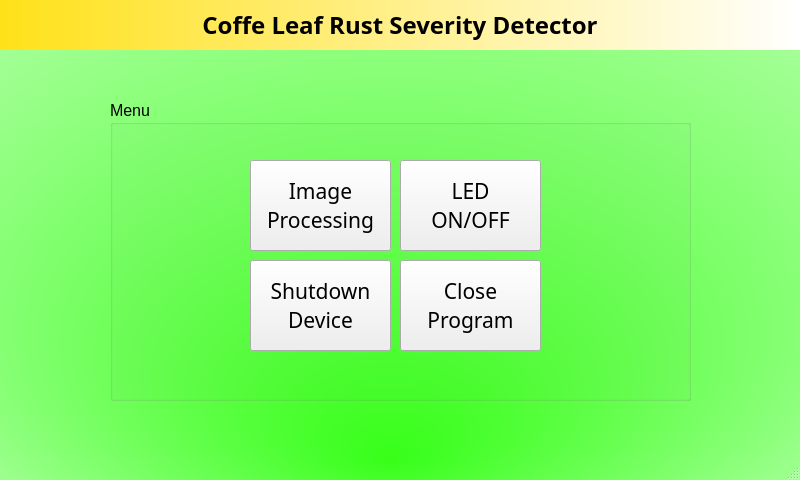
<?xml version="1.0" encoding="UTF-8"?>
<ui version="4.0">
 <class>MainWindow</class>
 <widget class="QMainWindow" name="MainWindow">
  <property name="geometry">
   <rect>
    <x>0</x>
    <y>0</y>
    <width>800</width>
    <height>480</height>
   </rect>
  </property>
  <property name="windowTitle">
   <string>MainWindow</string>
  </property>
  <property name="styleSheet">
   <string notr="true">#MainWindow
{
background-color: qradialgradient(spread:repeat, cx:0.494, cy:0.226364, radius:1.255, fx:0.488682, fy:0.961, stop:0 rgba(55, 255, 25, 255), stop:1 rgba(255, 255, 255, 255));
}</string>
  </property>
  <widget class="QWidget" name="centralwidget">
   <widget class="QLabel" name="label">
    <property name="geometry">
     <rect>
      <x>0</x>
      <y>0</y>
      <width>800</width>
      <height>50</height>
     </rect>
    </property>
    <property name="font">
     <font>
      <family>Rockwell Extra Bold</family>
      <pointsize>18</pointsize>
      <weight>75</weight>
      <bold>true</bold>
     </font>
    </property>
    <property name="styleSheet">
     <string notr="true">#label
{
background-color: qlineargradient(spread:pad, x1:0, y1:0, x2:1, y2:0, stop:0 rgba(255, 225, 25, 255), stop:1 rgba(255, 255, 255, 255));
}</string>
    </property>
    <property name="text">
     <string>Coffe Leaf Rust Severity Detector</string>
    </property>
    <property name="alignment">
     <set>Qt::AlignCenter</set>
    </property>
   </widget>
   <widget class="QGroupBox" name="groupBox">
    <property name="geometry">
     <rect>
      <x>110</x>
      <y>100</y>
      <width>581</width>
      <height>301</height>
     </rect>
    </property>
    <property name="font">
     <font>
      <pointsize>12</pointsize>
     </font>
    </property>
    <property name="title">
     <string>Menu</string>
    </property>
    <property name="flat">
     <bool>false</bool>
    </property>
    <widget class="QPushButton" name="shutdownButton">
     <property name="geometry">
      <rect>
       <x>140</x>
       <y>160</y>
       <width>141</width>
       <height>91</height>
      </rect>
     </property>
     <property name="font">
      <font>
       <family>Simplified Arabic</family>
       <pointsize>16</pointsize>
      </font>
     </property>
     <property name="text">
      <string>Shutdown
Device</string>
     </property>
    </widget>
    <widget class="QPushButton" name="imageProcButton">
     <property name="geometry">
      <rect>
       <x>140</x>
       <y>60</y>
       <width>141</width>
       <height>91</height>
      </rect>
     </property>
     <property name="font">
      <font>
       <family>Simplified Arabic</family>
       <pointsize>16</pointsize>
       <weight>50</weight>
       <bold>false</bold>
      </font>
     </property>
     <property name="text">
      <string>Image
Processing</string>
     </property>
    </widget>
    <widget class="QPushButton" name="closeButton">
     <property name="geometry">
      <rect>
       <x>290</x>
       <y>160</y>
       <width>141</width>
       <height>91</height>
      </rect>
     </property>
     <property name="font">
      <font>
       <family>Simplified Arabic</family>
       <pointsize>16</pointsize>
      </font>
     </property>
     <property name="text">
      <string>Close
Program</string>
     </property>
    </widget>
    <widget class="QPushButton" name="ledButton">
     <property name="geometry">
      <rect>
       <x>290</x>
       <y>60</y>
       <width>141</width>
       <height>91</height>
      </rect>
     </property>
     <property name="font">
      <font>
       <family>Simplified Arabic</family>
       <pointsize>16</pointsize>
      </font>
     </property>
     <property name="text">
      <string>LED
ON/OFF</string>
     </property>
    </widget>
   </widget>
  </widget>
  <widget class="QMenuBar" name="menubar">
   <property name="geometry">
    <rect>
     <x>0</x>
     <y>0</y>
     <width>800</width>
     <height>21</height>
    </rect>
   </property>
  </widget>
  <widget class="QStatusBar" name="statusbar"/>
 </widget>
 <resources/>
 <connections/>
</ui>
